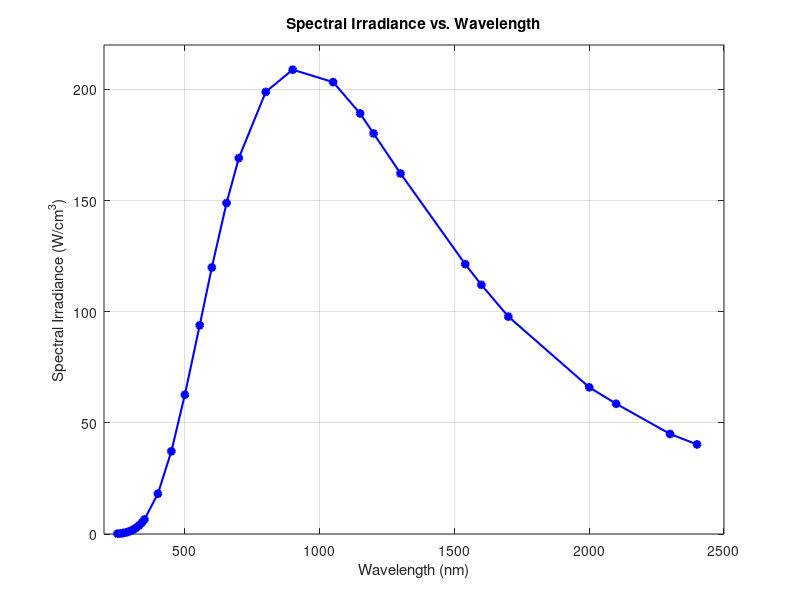

The MATLAB source for this figure:
% Dados extraídos da Tabela de Resultados (Lâmpada no. EN-66)
wavelength = [250.00, 260.00, 270.00, 280.00, 290.00, 300.00, 310.00, ...
    320.00, 330.00, 340.00, 350.00, 400.00, 450.00, 500.00, ...
    555.00, 600.00, 654.60, 700.00, 800.00, 900.00, 1050.00, ...
    1150.00, 1200.00, 1300.00, 1540.00, 1600.00, 1700.00, ...
    2000.00, 2100.00, 2300.00, 2400.00];

irradiance = [0.136, 0.247, 0.411, 0.648, 0.985, 1.450, 2.057, 2.839, ...
    3.816, 5.052, 6.537, 18.150, 37.220, 62.670, 93.900, ...
    119.900, 148.900, 169.100, 198.900, 208.900, 203.300, ...
    189.200, 180.200, 162.200, 121.400, 112.100, 97.800, ...
    66.000, 58.600, 45.000, 40.300];

% Criação da figura e plotagem dos dados
figure;
plot(wavelength, irradiance, '-o', 'LineWidth', 1.5, ...
    'MarkerSize', 5, 'MarkerFaceColor', 'b', 'Color', 'b');

% Configurações de eixos e título
title('Spectral Irradiance vs. Wavelength');
xlabel('Wavelength (nm)');
ylabel('Spectral Irradiance (W/cm^3)');

% Configuração da grade e limites dos eixos
grid on;
xlim([200 2500]);
ylim([0 220]);
